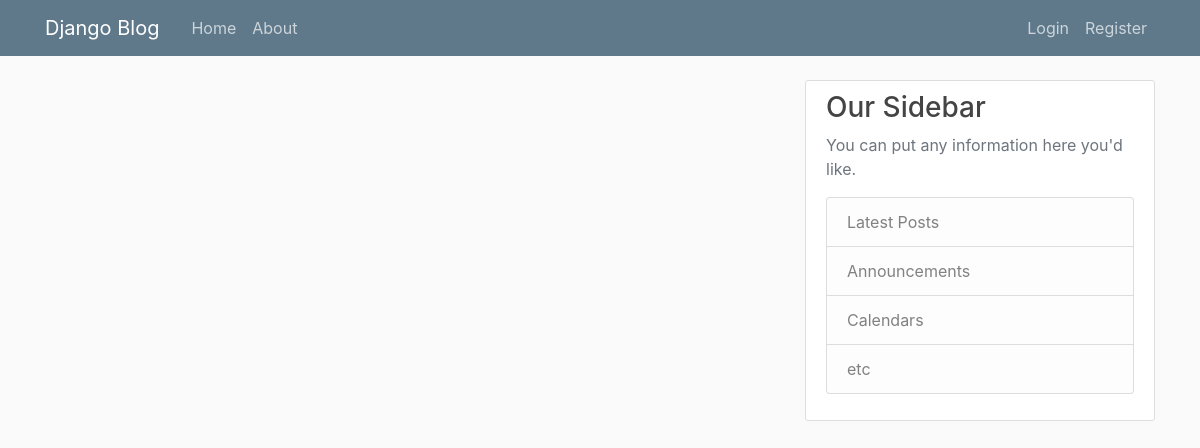
The app's page /, older data.
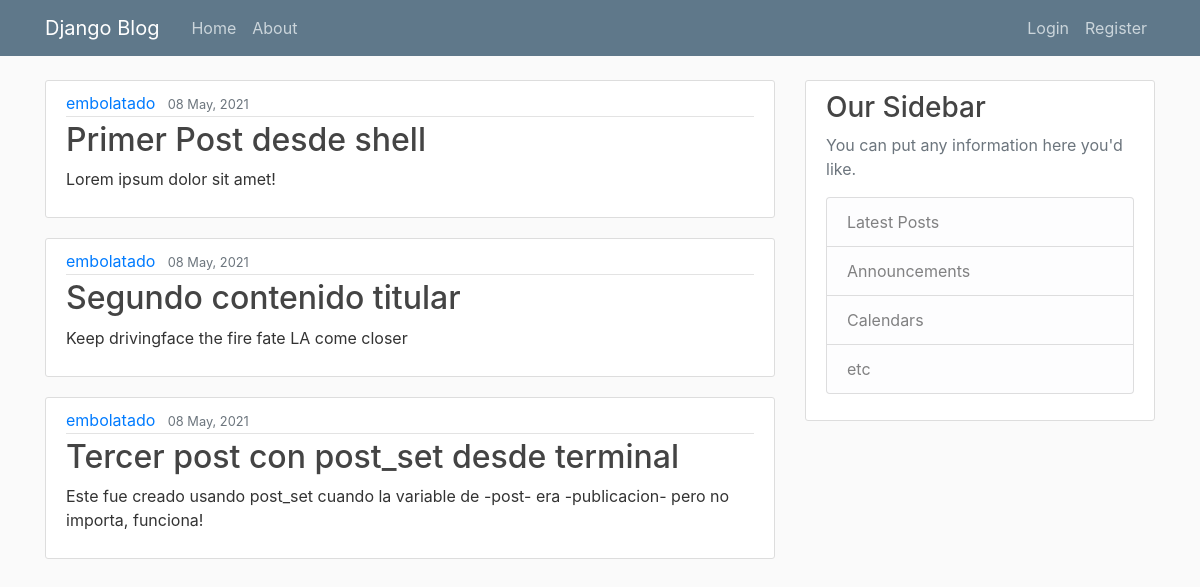
The same page, newer data.
### blog/models.py (models this page shows, shortened)
class Post(models.Model):
    title = models.CharField(max_length=90, verbose_name="título")
    content = models.TextField(verbose_name="contenido")
    date_posted = models.DateTimeField(default=timezone.now, verbose_name="creado")
    last_update = models.DateTimeField(auto_now=True, verbose_name="modificado")
    author = models.ForeignKey(User, on_delete=models.CASCADE, verbose_name="por")

### blog/views.py (the view)
# urls.py: path('', inicio, name="blog-inicio"),
def inicio(request):
    contexto = {"publicaciones": Post.objects.all()}
    return render(request, 'blog/inicio.html', contexto)

### blog/templates/blog/inicio.html
{% extends 'blog/base.html' %}
{% block contenido %}
{% for i in publicaciones %}
<article class="media content-section">
    <div class="media-body">
        <div class="article-metadata">
            <a class="mr-2" href="#">{{ i.author }}</a>
            <small class="text-muted">{{ i.date_posted|date:"d F, Y" }}</small>
        </div>
        <h2><a class="article-title" href="#">{{ i.title }}</a></h2>
        <p class="article-content">{{ i.content }}</p>
    </div>
</article>
{% endfor %}
{% endblock contenido %}

### blog/templates/blog/base.html (shortened to what this page needs)
{% load static %}
<!DOCTYPE html>
<html>
<head>
    <link rel="stylesheet" href="https://maxcdn.bootstrapcdn.com/bootstrap/4.0.0/css/bootstrap.min.css"
>
    <link rel="stylesheet" type="text/css" href="{% static 'blog/main.css' %}">
</head>
<body>
    <header class="site-header">
        <nav class="navbar navbar-expand-md navbar-dark bg-steel fixed-top">
            <div class="container">
                <a class="navbar-brand mr-4" href="{% url 'blog-inicio' %}">Django Blog</a>
                <div class="collapse navbar-collapse" id="navbarToggle">
                    <div class="navbar-nav mr-auto">
                        <a class="nav-item nav-link" href="{% url 'blog-inicio' %}">Home</a>
                        <a class="nav-item nav-link" href="{% url 'blog-about' %}">About</a>
                    </div>
                    <div class="navbar-nav">
                        <a class="nav-item nav-link" href="#">Login</a>
                        <a class="nav-item nav-link" href="#">Register</a>
                    </div>
                </div>
            </div>
        </nav>
    </header>
    <main role="main" class="container">
        <div class="row">
            <div class="col-md-8">
                {% block contenido %}{% endblock contenido %}
            </div>
            <div class="col-md-4">
                <div class="content-section">
                    <h3>Our Sidebar</h3>
                    <p class='text-muted'>You can put any information here you'd like.
                    <ul class="list-group">
                        <li class="list-group-item list-group-item-light">Latest Posts</li>
                        <li class="list-group-item list-group-item-light">Announcements</li>
                        <li class="list-group-item list-group-item-light">Calendars</li>
                        <li class="list-group-item list-group-item-light">etc</li>
                    </ul>
                    </p>
                </div>
            </div>
        </div>
    </main>
</body>
</html>

### blog/static/blog/main.css (style rules this page uses)
body { background: #fafafa; color: #333333; margin-top: 5rem; }
h1, h2, h3, h4, h5, h6 { color: #444444; }
ul { margin: 0; }
.bg-steel { background-color: #5f788a; }
.site-header .navbar-nav .nav-link { color: #cbd5db; }
.content-section { background: #ffffff; padding: 10px 20px; border: 1px solid #dddddd; border-radius: 3px; margin-bottom: 20px; }
.article-title { color: #444444; }
.article-content { white-space: pre-line; }
.article-metadata { padding-bottom: 1px; margin-bottom: 4px; border-bottom: 1px solid #e3e3e3 }

Row changes from the older to the newer data that the page shows:
added Post: author "embolatado", date_posted "08 May, 2021", title "Primer Post desde shell", content "Lorem ipsum dolor sit amet!"
added Post: author "embolatado", date_posted "08 May, 2021", title "Segundo contenido titular", content "Keep drivingface the fire fate LA come closer"
added Post: author "embolatado", date_posted "08 May, 2021", title "Tercer post con post_set desde terminal", content "Este fue creado usando post_set cuando la variable de -post- era -publicacion- pero no importa, funciona!"
